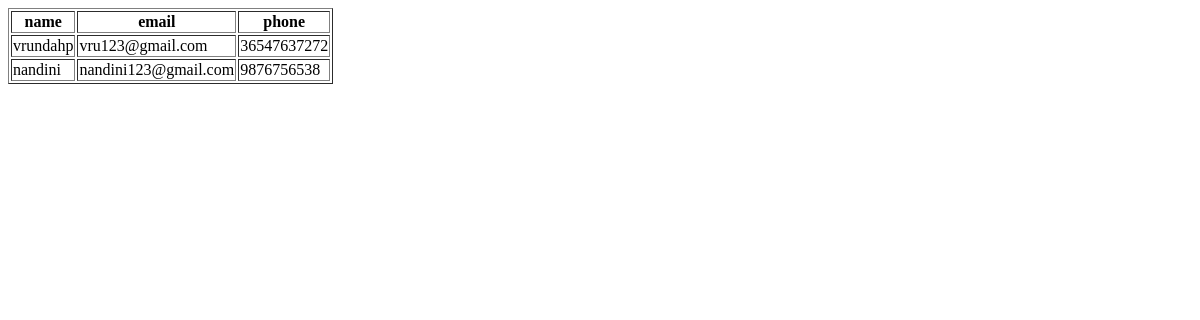
/all/, run on an earlier commit of the app's database.
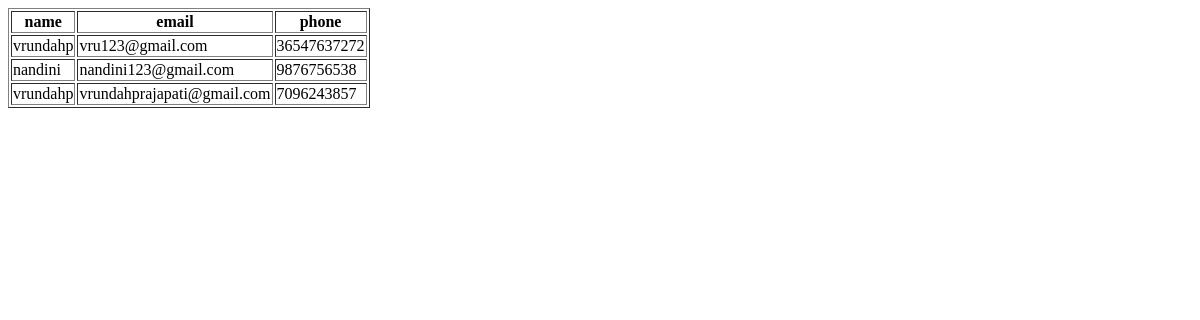
And on a later commit of the database.
### app1/models.py (models this page shows, shortened)
class user(models.Model):
    username=models.CharField(max_length=20)
    password=models.CharField(max_length=20)
    email=models.EmailField(max_length=50)
    phone=models.CharField(max_length=20)

### app1/views.py (the view)
# urls.py: path('all/',demo_all),
def demo_all(request):
    data=user.objects.all()
    return render(request,'table.html',{'abc':data})

### app1/templates/table.html (shortened to what this page needs)
<!DOCTYPE html>
<html lang="en">
<head>
</head>
<body>
    <table border="1px">
        <tr><th>name</th>
            <th>email</th>
            <th>phone</th>
        </tr>
        {% for i in abc %}
       <tr>
    <td>{{i.username}}</td>
    <td>{{i.email}}</td>
    <td>{{i.phone}}</td>
    </tr>
    {% endfor %}
    </table>
</body>
</html>

What changed in the data, as far as the page shows it:
added user: username "vrundahp", email "vrundahprajapati@gmail.com", phone "7096243857"
